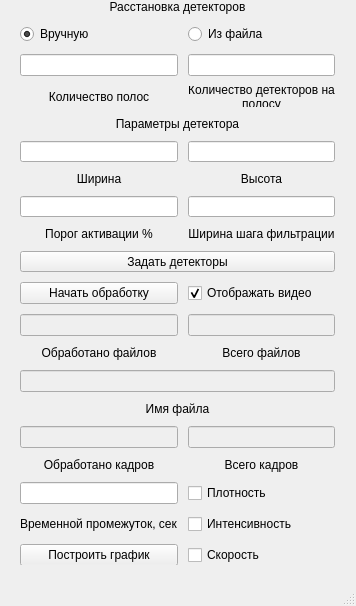
<?xml version="1.0" encoding="UTF-8"?>
<ui version="4.0">
 <class>MainWindow</class>
 <widget class="QMainWindow" name="MainWindow">
  <property name="enabled">
   <bool>true</bool>
  </property>
  <property name="geometry">
   <rect>
    <x>0</x>
    <y>0</y>
    <width>356</width>
    <height>606</height>
   </rect>
  </property>
  <property name="windowTitle">
   <string>MainWindow</string>
  </property>
  <property name="layoutDirection">
   <enum>Qt::LeftToRight</enum>
  </property>
  <property name="autoFillBackground">
   <bool>false</bool>
  </property>
  <property name="documentMode">
   <bool>false</bool>
  </property>
  <widget class="QWidget" name="centralwidget">
   <widget class="QWidget" name="gridLayoutWidget">
    <property name="geometry">
     <rect>
      <x>20</x>
      <y>0</y>
      <width>301</width>
      <height>557</height>
     </rect>
    </property>
    <layout class="QGridLayout" name="gridLayout">
     <property name="sizeConstraint">
      <enum>QLayout::SetMinAndMaxSize</enum>
     </property>
     <property name="topMargin">
      <number>0</number>
     </property>
     <property name="spacing">
      <number>10</number>
     </property>
     <item row="3" column="1">
      <widget class="QLineEdit" name="detectors_per_lane">
       <property name="alignment">
        <set>Qt::AlignCenter</set>
       </property>
      </widget>
     </item>
     <item row="11" column="0">
      <widget class="QPushButton" name="btn_start_detection">
       <property name="text">
        <string>Начать обработку</string>
       </property>
      </widget>
     </item>
     <item row="18" column="1">
      <widget class="QCheckBox" name="density_checkBox">
       <property name="text">
        <string>Плотность</string>
       </property>
      </widget>
     </item>
     <item row="8" column="1">
      <widget class="QLineEdit" name="detector_filter_edit">
       <property name="alignment">
        <set>Qt::AlignCenter</set>
       </property>
      </widget>
     </item>
     <item row="12" column="0">
      <widget class="QLineEdit" name="processed_files_edit">
       <property name="enabled">
        <bool>false</bool>
       </property>
       <property name="font">
        <font>
         <pointsize>10</pointsize>
         <weight>75</weight>
         <bold>true</bold>
        </font>
       </property>
       <property name="alignment">
        <set>Qt::AlignCenter</set>
       </property>
      </widget>
     </item>
     <item row="2" column="0">
      <layout class="QFormLayout" name="formLayout"/>
     </item>
     <item row="4" column="0">
      <widget class="QLabel" name="label">
       <property name="text">
        <string>Количество полос</string>
       </property>
       <property name="alignment">
        <set>Qt::AlignCenter</set>
       </property>
      </widget>
     </item>
     <item row="3" column="0">
      <widget class="QLineEdit" name="number_of_lanes">
       <property name="alignment">
        <set>Qt::AlignCenter</set>
       </property>
      </widget>
     </item>
     <item row="6" column="0">
      <widget class="QLineEdit" name="detector_width_edit">
       <property name="alignment">
        <set>Qt::AlignCenter</set>
       </property>
      </widget>
     </item>
     <item row="12" column="1">
      <widget class="QLineEdit" name="total_files_edit">
       <property name="enabled">
        <bool>false</bool>
       </property>
       <property name="font">
        <font>
         <pointsize>10</pointsize>
         <weight>75</weight>
         <bold>true</bold>
        </font>
       </property>
       <property name="alignment">
        <set>Qt::AlignCenter</set>
       </property>
      </widget>
     </item>
     <item row="7" column="0">
      <widget class="QLabel" name="label_6">
       <property name="text">
        <string>Ширина</string>
       </property>
       <property name="alignment">
        <set>Qt::AlignCenter</set>
       </property>
      </widget>
     </item>
     <item row="4" column="1">
      <widget class="QLabel" name="label_2">
       <property name="text">
        <string>Количество детекторов на полосу</string>
       </property>
       <property name="alignment">
        <set>Qt::AlignCenter</set>
       </property>
       <property name="wordWrap">
        <bool>true</bool>
       </property>
      </widget>
     </item>
     <item row="1" column="0">
      <widget class="QRadioButton" name="rbn_set_detectors_by_hand">
       <property name="layoutDirection">
        <enum>Qt::LeftToRight</enum>
       </property>
       <property name="text">
        <string>Вручную</string>
       </property>
       <property name="checked">
        <bool>true</bool>
       </property>
      </widget>
     </item>
     <item row="16" column="1">
      <widget class="QLineEdit" name="total_frames_edit">
       <property name="enabled">
        <bool>false</bool>
       </property>
       <property name="font">
        <font>
         <pointsize>10</pointsize>
         <weight>75</weight>
         <bold>true</bold>
        </font>
       </property>
       <property name="alignment">
        <set>Qt::AlignCenter</set>
       </property>
      </widget>
     </item>
     <item row="17" column="1">
      <widget class="QLabel" name="label_to">
       <property name="text">
        <string>Всего кадров</string>
       </property>
       <property name="alignment">
        <set>Qt::AlignCenter</set>
       </property>
      </widget>
     </item>
     <item row="6" column="1">
      <widget class="QLineEdit" name="detector_height_edit">
       <property name="alignment">
        <set>Qt::AlignCenter</set>
       </property>
      </widget>
     </item>
     <item row="9" column="1">
      <widget class="QLabel" name="label_9">
       <property name="text">
        <string>Ширина шага фильтрации</string>
       </property>
       <property name="alignment">
        <set>Qt::AlignCenter</set>
       </property>
      </widget>
     </item>
     <item row="0" column="0" colspan="2">
      <widget class="QLabel" name="label_4">
       <property name="text">
        <string>Расстановка детекторов</string>
       </property>
       <property name="alignment">
        <set>Qt::AlignCenter</set>
       </property>
      </widget>
     </item>
     <item row="1" column="1">
      <widget class="QRadioButton" name="rbn_set_detectors_from_file">
       <property name="text">
        <string>Из файла</string>
       </property>
       <property name="checked">
        <bool>false</bool>
       </property>
      </widget>
     </item>
     <item row="16" column="0">
      <widget class="QLineEdit" name="processed_frames_edit">
       <property name="enabled">
        <bool>false</bool>
       </property>
       <property name="font">
        <font>
         <pointsize>10</pointsize>
         <weight>75</weight>
         <bold>true</bold>
        </font>
       </property>
       <property name="alignment">
        <set>Qt::AlignCenter</set>
       </property>
      </widget>
     </item>
     <item row="11" column="1">
      <widget class="QCheckBox" name="checkBox_visualization">
       <property name="text">
        <string>Отображать видео</string>
       </property>
       <property name="checked">
        <bool>true</bool>
       </property>
      </widget>
     </item>
     <item row="13" column="1">
      <widget class="QLabel" name="label_12">
       <property name="text">
        <string>Всего файлов</string>
       </property>
       <property name="alignment">
        <set>Qt::AlignCenter</set>
       </property>
      </widget>
     </item>
     <item row="19" column="1">
      <widget class="QCheckBox" name="intensity_checkBox">
       <property name="text">
        <string>Интенсивность</string>
       </property>
      </widget>
     </item>
     <item row="5" column="0" colspan="2">
      <widget class="QLabel" name="label_5">
       <property name="text">
        <string>Параметры детектора</string>
       </property>
       <property name="alignment">
        <set>Qt::AlignCenter</set>
       </property>
      </widget>
     </item>
     <item row="13" column="0">
      <widget class="QLabel" name="label_11">
       <property name="text">
        <string>Обработано файлов</string>
       </property>
       <property name="alignment">
        <set>Qt::AlignCenter</set>
       </property>
      </widget>
     </item>
     <item row="8" column="0">
      <widget class="QLineEdit" name="detector_activation_edit">
       <property name="alignment">
        <set>Qt::AlignCenter</set>
       </property>
      </widget>
     </item>
     <item row="14" column="0" colspan="2">
      <widget class="QLineEdit" name="filename_edit">
       <property name="enabled">
        <bool>false</bool>
       </property>
       <property name="font">
        <font>
         <pointsize>10</pointsize>
         <weight>75</weight>
         <bold>true</bold>
        </font>
       </property>
       <property name="alignment">
        <set>Qt::AlignCenter</set>
       </property>
      </widget>
     </item>
     <item row="9" column="0">
      <widget class="QLabel" name="label_8">
       <property name="text">
        <string>Порог активации %</string>
       </property>
       <property name="alignment">
        <set>Qt::AlignCenter</set>
       </property>
      </widget>
     </item>
     <item row="7" column="1">
      <widget class="QLabel" name="label_7">
       <property name="text">
        <string>Высота</string>
       </property>
       <property name="alignment">
        <set>Qt::AlignCenter</set>
       </property>
      </widget>
     </item>
     <item row="10" column="0" colspan="2">
      <widget class="QPushButton" name="btn_set_detectors">
       <property name="text">
        <string>Задать детекторы</string>
       </property>
      </widget>
     </item>
     <item row="17" column="0">
      <widget class="QLabel" name="label_from">
       <property name="text">
        <string>Обработано кадров</string>
       </property>
       <property name="alignment">
        <set>Qt::AlignCenter</set>
       </property>
      </widget>
     </item>
     <item row="15" column="0" colspan="2">
      <widget class="QLabel" name="label_10">
       <property name="text">
        <string>Имя файла</string>
       </property>
       <property name="alignment">
        <set>Qt::AlignCenter</set>
       </property>
      </widget>
     </item>
     <item row="20" column="1">
      <widget class="QCheckBox" name="velocity_checkBox">
       <property name="text">
        <string>Скорость</string>
       </property>
      </widget>
     </item>
     <item row="20" column="0">
      <widget class="QPushButton" name="btn_build_graph">
       <property name="text">
        <string>Построить график</string>
       </property>
      </widget>
     </item>
     <item row="18" column="0">
      <widget class="QLineEdit" name="time_slice_edit"/>
     </item>
     <item row="19" column="0">
      <widget class="QLabel" name="label_3">
       <property name="text">
        <string>Временной промежуток, сек</string>
       </property>
      </widget>
     </item>
    </layout>
   </widget>
  </widget>
  <widget class="QMenuBar" name="menubar">
   <property name="geometry">
    <rect>
     <x>0</x>
     <y>0</y>
     <width>356</width>
     <height>21</height>
    </rect>
   </property>
  </widget>
  <widget class="QStatusBar" name="statusbar"/>
 </widget>
 <resources/>
 <connections/>
</ui>
